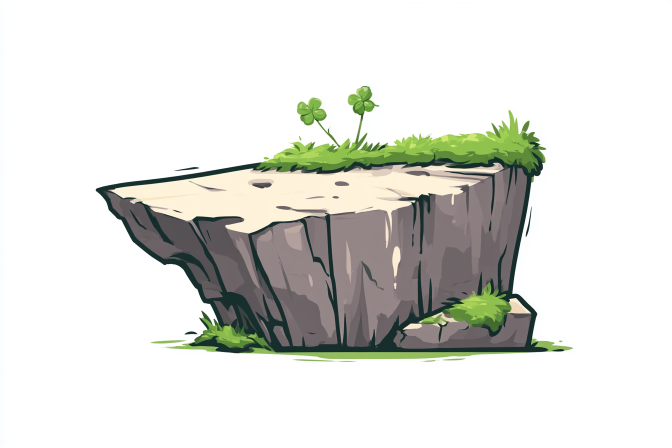
#> input picture mj-artwork/dmg/ledge-hero-midjourney.png, 1344 x 896 px, found by its file name (shown at 1/2 size)
$ python compose-dmg-background.py
#> lines starting #> are read from the running program, lines starting #| are printed output that depends on the picture
#!/usr/bin/env python3
"""Compose the Ledge DMG background (1200x800 @2x) from mj-artwork/dmg pieces.

Pipeline: key out the near-white generation background by flood fill from the
image borders (interior lights survive), slice the sprite grids, then paint the
scene: flat indigo night, menu-bar strip with THE NOTCH, mossy ledge bottom-left.
The two Finder icons (Ledge.app on the ledge, Applications in the notch) are
placed by make-dmg.sh's AppleScript, so this leaves those spots clear.
"""
import sys
from collections import deque
from pathlib import Path
from PIL import Image, ImageDraw, ImageFont, ImageOps

ART = Path(sys.argv[1]) if len(sys.argv) > 1 else Path("mj-artwork/dmg")
OUT = Path(sys.argv[2]) if len(sys.argv) > 2 else Path("scripts/assets/dmg")
OUT.mkdir(parents=True, exist_ok=True)
(OUT / "sprites").mkdir(exist_ok=True)

W, H = 1200, 800  # @2x for a 600x400 window

SKY = (28, 36, 55, 255)        # flat deep indigo
BAR = (10, 12, 16, 255)        # menu bar / notch — house navy #0E1116
CREAM = (253, 235, 208, 255)   # house cream #FDEBD0


def keyed(path, thresh=200, spread=28):
    """Flood-fill transparent from the borders over near-neutral light pixels."""
#> called with thresh = 200, spread = 28
    im = Image.open(path).convert("RGBA")
    px = im.load()
    w, h = im.size
#> w = 1344; h = 896
    seen = bytearray(w * h)
    q = deque()
    for x in range(w):
        q.append((x, 0)); q.append((x, h - 1))
    for y in range(h):
        q.append((0, y)); q.append((w - 1, y))
    while q:
        x, y = q.popleft()
        if x < 0 or y < 0 or x >= w or y >= h or seen[y * w + x]:
            continue
        seen[y * w + x] = 1
        r, g, b, a = px[x, y]
        if min(r, g, b) > thresh and (max(r, g, b) - min(r, g, b)) < spread:
            px[x, y] = (r, g, b, 0)
            q.extend(((x + 1, y), (x - 1, y), (x, y + 1), (x, y - 1)))
#> this loop made 3568224 passes
#> (r, g, b) on passes 1 to 3: (248, 255, 255), (252, 253, 255), (254, 254, 255)
    return im


def cell(sheet, cols, rows, c, r):
    w, h = sheet.size
    cw, ch = w // cols, h // rows
    return sheet.crop((c * cw, r * ch, (c + 1) * cw, (r + 1) * ch))


def trim(im):
    bbox = im.getbbox()
#> bbox = (191, 172, 1146, 724)
    return im.crop(bbox) if bbox else im
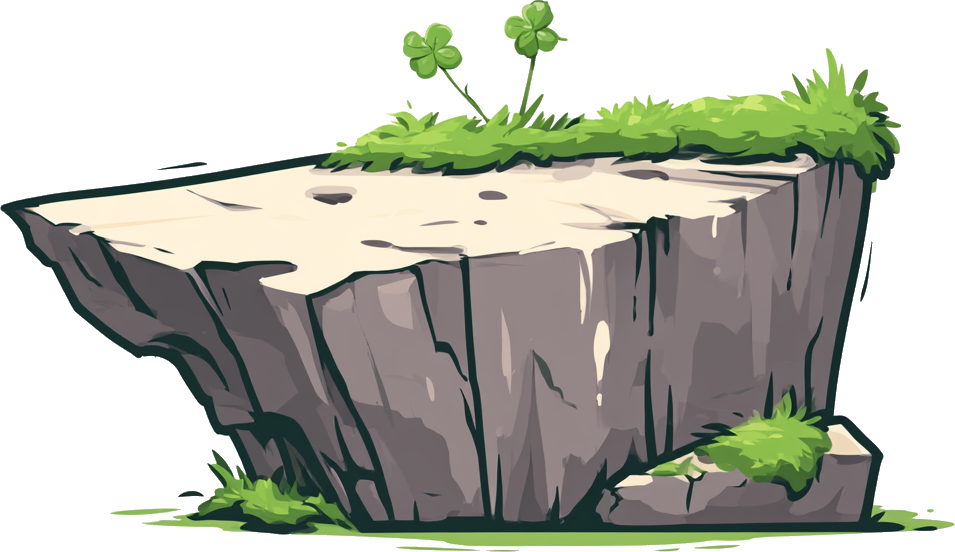
#> returned value: PIL image 955x552 RGBA; mean R, G, B, A 181.2, 183.3, 172, 151.5; transparent parts drawn white


def tint(im, rgba):
    """Recolor a dark line drawing to rgba, keeping its alpha."""
    alpha = im.getchannel("A")
    solid = Image.new("RGBA", im.size, rgba)
    solid.putalpha(alpha)
    return solid


def fit(im, width=None, height=None):
    w, h = im.size
    if width:
        return im.resize((width, int(h * width / w)), Image.LANCZOS)
    return im.resize((int(w * height / h), height), Image.LANCZOS)


# --- load + slice -----------------------------------------------------------
hero = trim(keyed(ART / "ledge-hero-midjourney.png"))
companions = keyed(ART / "companion-sprites.png")
#> (the run stopped early here; a loop or call above may not have finished)

$ run again, with mj-artwork/night-sky/scutifer_a_long_horizontal_silhouette_strip_of_a_distant_tree_9dc66cfc-38f2-4d45-b453-a3b767c05d9e_2.png copied over mj-artwork/dmg/ledge-hero-midjourney.png
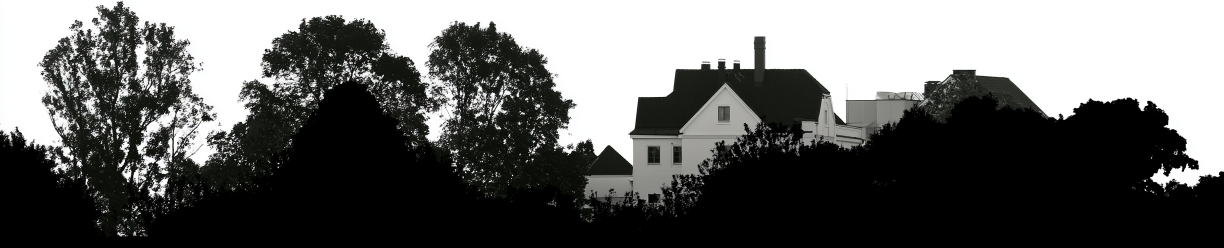
#> input picture mj-artwork/night-sky/scutifer_a_long_horizontal_silhouette_strip_of_a_distant_tree_9dc66cfc-38f2-4d45-b453-a3b767c05d9e_2.png, 2448 x 496 px, found by its file name (shown at 1/2 size)
#> the loop in keyed, `while q:` made 1572884 passes
#> (r, g, b) on passes 1 to 3: (249, 255, 255), (4, 0, 1), (255, 255, 255)
#> bbox = (0, 1, 2448, 496)
#> in trim, `return im.crop(bbox) if bbox else im`:
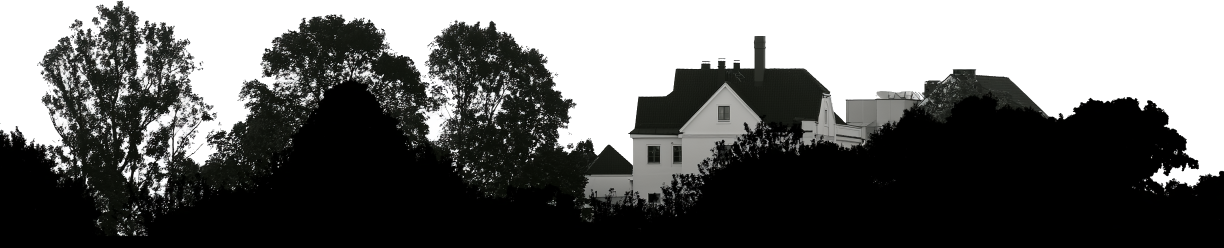
#> returned value: PIL image 2448x495 RGBA (shown at 1/2 size); mean R, G, B, A 102.6, 103.1, 102.1, 173.1; transparent parts drawn white

$ run again, with mj-artwork/shelf/hero.png copied over mj-artwork/dmg/ledge-hero-midjourney.png
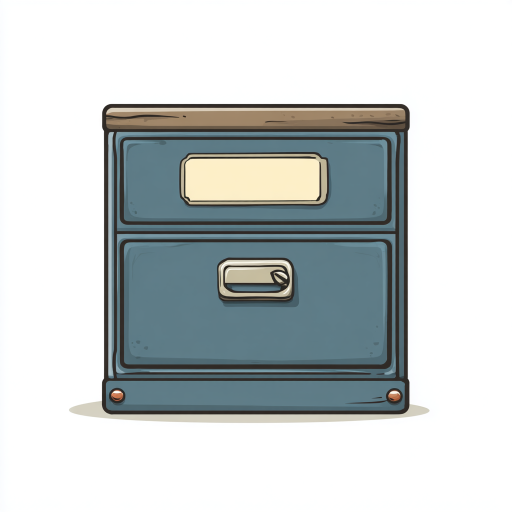
#> input picture mj-artwork/shelf/hero.png, 1024 x 1024 px, found by its file name (shown at 1/2 size)
#> the loop in keyed, `while q:` made 2644472 passes
#> (r, g, b) on passes 1 to 3: (247, 254, 255), (252, 253, 255), (253, 253, 255)
#> bbox = (139, 208, 858, 845)
#> in trim, `return im.crop(bbox) if bbox else im`:
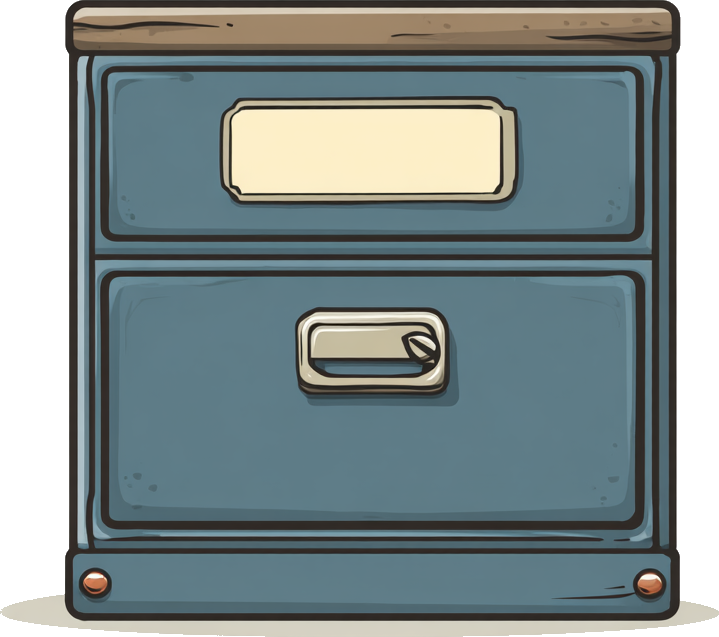
#> returned value: PIL image 719x637 RGBA; mean R, G, B, A 127.4, 140.2, 141.1, 216.3; transparent parts drawn white
